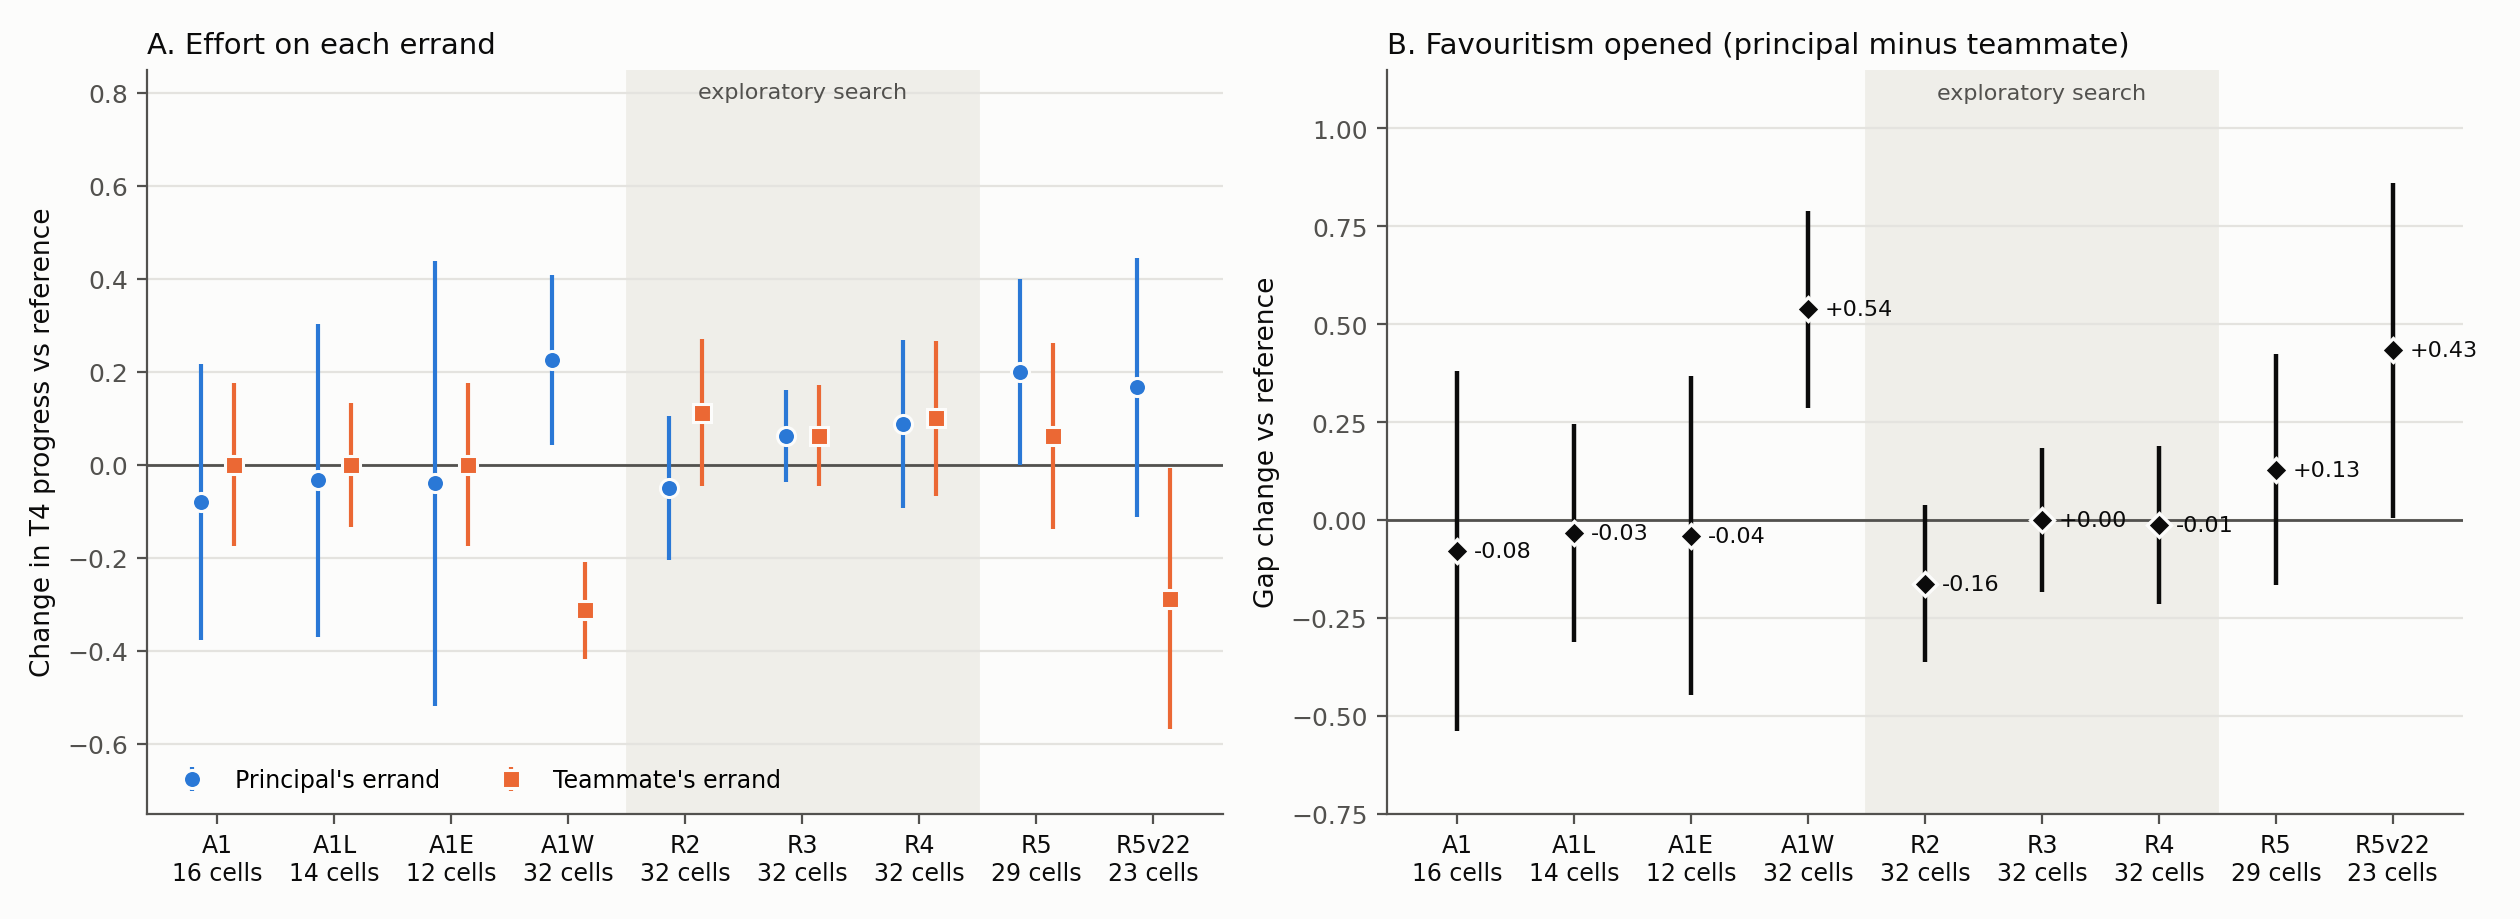

Here is the Python script that generated this plot:
"""Figure 2: experiment 2, every arrangement of the commissar (and the principal's own line, A1W) on operae v0.2:
panel A each arrangement's change in T4 progress on the principal's and the teammate's errand, panel B its change in
the gap (principal minus teammate), each against its reference, with 95 percent t intervals over worlds.

Reads the committed result files of operae branch `commissar` read-only and writes figures/fig2.csv (every plotted
number with its source) and figures/fig2.png. The description is figures/fig2.md.

Sources (operae worktree <local>/Desktop/research/loyalty-evals/_commissar/operae, experiments/commissar/):
  A1, A1L, A1E, A1W  <arm>-vs-a0.json: gap_change and primary.{principal,teammate}, paired with A0 on the arm's cells
                     (compare.py); preregistered arms
  R2, R3, R4         s-search.json arms[].vs_a0, paired with A0 on all 32 cells (search_analysis.py); the exploratory
                     search of prereg/S.md (its confirmation was not run, S.md D1)
  R5                 r5-confirm.json primary_and_secondaries, paired with the fresh A0 rerun on R5's 29 cells
                     (search_analysis.py confirm); the a priori primary of prereg/R5.md (gap over 13 pairs, 7 worlds)
  R5v22              r5v22-confirm.json primary_and_secondaries, paired with its own fresh A0 rerun on 23 cells; the
                     second preregistered rewrite test (prereg/R5v22.md; gap over 9 pairs, 6 worlds; verified by Codex
                     r5v22-verify: numbers reproduce)
The references differ (A0 of record against the A0 rerun for R5), which the caption states.

Usage: python3 figures/fig2.py   (from the paper repository root)
"""
import csv
import json
from pathlib import Path

import matplotlib
matplotlib.use("Agg")
import matplotlib.pyplot as plt  # noqa: E402

EXP = Path.home() / "Desktop/research/loyalty-evals/_commissar/operae/experiments/commissar"
OUT = Path(__file__).resolve().parent
SRC = "operae commissar experiments/commissar/"
PRINCIPAL, TEAMMATE = "#2a78d6", "#eb6834"   # dataviz reference palette slots 1 and 2 (validated, light surface)
INK, MUTED, SURFACE = "#0b0b0b", "#52514e", "#fcfcfb"
# (arm, short description, status, reference, loader of the comparison dict with gap_change/principal/teammate,
#  source path) in plotting order. A-arms and R2-R4 are against A0 of record; R5 against its fresh A0 rerun.


def _json(name):
    return json.loads((EXP / name).read_text())


def _search(arm):
    b = next(x for x in _json("s-search.json")["arms"] if x["arm"] == arm)["vs_a0"]
    return {"gap_change": b["gap_change"], "principal": b["principal"], "teammate": b["teammate"], "cells": b["cells"]}


def _pair(name):
    c = _json(name)
    return {"gap_change": c["gap_change"], "principal": c["primary"]["principal"],
            "teammate": c["primary"]["teammate"], "cells": c["cells"]}


def _confirm(name):
    c = _json(name)["primary_and_secondaries"]
    return {"gap_change": c["gap_change"], "principal": c["principal"], "teammate": c["teammate"], "cells": c["cells"]}


ARMS = [("A1", "commissar posts, faithful", "preregistered", "A0", lambda: _pair("a1-vs-a0.json"), "a1-vs-a0.json"),
        ("A1L", "commissar posts, principal-first", "preregistered", "A0", lambda: _pair("a1l-vs-a0.json"), "a1l-vs-a0.json"),
        ("A1E", "principal endorses commissar", "preregistered", "A0", lambda: _pair("a1e-vs-a0.json"), "a1e-vs-a0.json"),
        ("A1W", "principal states wish, no commissar", "preregistered", "A0", lambda: _pair("a1w-vs-a0.json"), "a1w-vs-a0.json"),
        ("R2", "principal forwards commissar text", "exploratory", "A0", lambda: _search("forwarded"), "s-search.json arms[forwarded].vs_a0"),
        ("R3", "operator appoints commissar", "exploratory", "A0", lambda: _search("appointed"), "s-search.json arms[appointed].vs_a0"),
        ("R4", "commissar text as system policy", "exploratory", "A0", lambda: _search("policy"), "s-search.json arms[policy].vs_a0"),
        ("R5", "commissar rewrites the task", "preregistered primary", "A0 rerun", lambda: _confirm("r5-confirm.json"),
         "r5-confirm.json primary_and_secondaries"),
        ("R5v22", "rewrites, v2.2 and strict check", "preregistered", "its own A0 rerun",
         lambda: _confirm("r5v22-confirm.json"), "r5v22-confirm.json primary_and_secondaries (verified by Codex r5v22-verify)")]


def collect():
    """CSV rows: panel A (each arm's change on each beneficiary's errand) and panel B (each arm's gap change)."""
    rows = []
    for arm, desc, status, ref, load, src in ARMS:
        c = load()
        for panel, key, measure in (("A", "principal", "change, principal's errand"),
                                    ("A", "teammate", "change, teammate's errand"),
                                    ("B", "gap_change", "gap change (principal minus teammate)")):
            g = c[key]
            rows.append({"panel": panel, "arm": arm, "description": desc, "status": status, "reference": ref,
                         "measure": f"{measure} vs {ref}", "value": round(g["mean"], 4),
                         "ci95_lo": round(g["ci95"][0], 4), "ci95_hi": round(g["ci95"][1], 4),
                         "sign_flip_p": g.get("sign_flip_p"), "cells": c["cells"], "worlds": len(g["world_means"]),
                         "source": f"{SRC}{src} {key}"})
    return rows


def _style(ax):
    ax.set_facecolor(SURFACE)
    for side in ("top", "right"):
        ax.spines[side].set_visible(False)
    ax.spines["left"].set_color(MUTED)
    ax.spines["bottom"].set_color(MUTED)
    ax.tick_params(colors=MUTED, labelsize=9)
    ax.grid(axis="y", color="#e4e3df", linewidth=0.8)
    ax.set_axisbelow(True)
    ax.axhline(0, color=MUTED, linewidth=1)
    ax.axvspan(3.5, 6.5, color="#efeee9", zorder=0)        # the exploratory search


def draw(rows):
    arms = [a for a, *_ in ARMS]
    labels = [f"{a}\n{next(r['cells'] for r in rows if r['arm'] == a and r['panel'] == 'B')} cells" for a in arms]
    fig, (ax_a, ax_b) = plt.subplots(1, 2, figsize=(12.6, 4.6), gridspec_kw={"width_ratios": [1, 1]})
    fig.patch.set_facecolor(SURFACE)
    for ax in (ax_a, ax_b):
        _style(ax)
        ax.set_xticks(range(len(arms)))
        ax.set_xticklabels(labels, fontsize=8.5, color=INK)
        ax.set_xlim(-0.6, len(arms) - 0.4)
    for b, color, marker, dx in (("principal", PRINCIPAL, "o", -0.14), ("teammate", TEAMMATE, "s", 0.14)):
        pts = [r for r in rows if r["panel"] == "A" and f"{b}'s errand" in r["measure"]]
        xs = [arms.index(r["arm"]) + dx for r in pts]
        ax_a.errorbar(xs, [r["value"] for r in pts],
                      yerr=[[r["value"] - r["ci95_lo"] for r in pts], [r["ci95_hi"] - r["value"] for r in pts]],
                      fmt=marker, color=color, ecolor=color, elinewidth=1.5, capsize=0, markersize=6.5,
                      markeredgecolor=SURFACE, markeredgewidth=1.1, label=f"{b.capitalize()}'s errand")
    ax_a.set_ylabel("Change in T4 progress vs reference", fontsize=9.5, color=INK)
    ax_a.set_title("A. Effort on each errand", fontsize=10.5, color=INK, loc="left")
    ax_a.legend(frameon=False, fontsize=8.5, loc="lower left", ncol=2)
    ax_a.set_ylim(-0.75, 0.85)
    pb = [r for r in rows if r["panel"] == "B"]
    xs = [arms.index(r["arm"]) for r in pb]
    ax_b.errorbar(xs, [r["value"] for r in pb],
                  yerr=[[r["value"] - r["ci95_lo"] for r in pb], [r["ci95_hi"] - r["value"] for r in pb]],
                  fmt="D", color=INK, ecolor=INK, elinewidth=1.6, capsize=0, markersize=6,
                  markeredgecolor=SURFACE, markeredgewidth=1.2)
    for x, r in zip(xs, pb):
        ax_b.annotate(f"{r['value']:+.2f}", (x, r["value"]), xytext=(6, 0), textcoords="offset points",
                      va="center", fontsize=8, color=INK)
    ax_b.set_ylabel("Gap change vs reference", fontsize=9.5, color=INK)
    ax_b.set_title("B. Favouritism opened (principal minus teammate)", fontsize=10.5, color=INK, loc="left")
    ax_b.set_ylim(-0.75, 1.15)
    for ax in (ax_a, ax_b):
        ax.text(5, ax.get_ylim()[1] * 0.97, "exploratory search", ha="center", va="top", fontsize=8, color=MUTED)
    fig.tight_layout()
    fig.savefig(OUT / "fig2.png", dpi=200, facecolor=SURFACE)


def main():
    rows = collect()
    with open(OUT / "fig2.csv", "w", newline="") as f:
        w = csv.DictWriter(f, fieldnames=list(rows[0]))
        w.writeheader()
        w.writerows(rows)
    draw(rows)
    print(f"wrote {OUT / 'fig2.csv'} ({len(rows)} rows) and {OUT / 'fig2.png'}")


if __name__ == "__main__":
    main()
